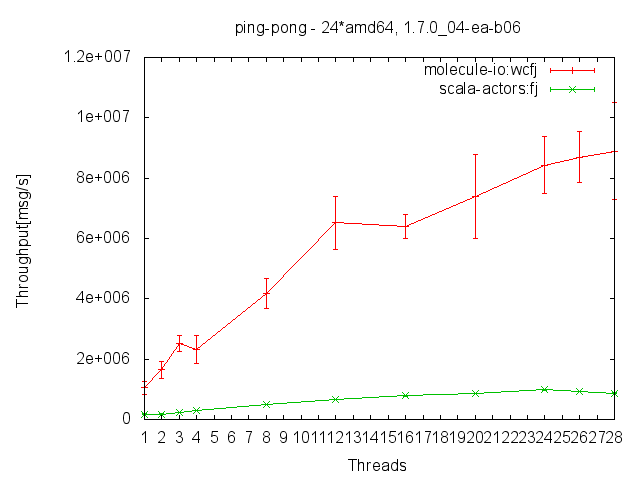

This chart was generated by the following gnuplot code:
set title "ping-pong - 24*amd64, 1.7.0_04-ea-b06"
set xlabel "Threads"
set ylabel "Throughput[msg/s]"
set xtics 1
#set key out

set term png
set output "ping-pong%throughput.png"
#set term postscript eps enhanced
#set output "ping-pong%throughput.eps"

plot '../ping-pong/molecule-io_wcfj.dat' using 1:4:($4*$3)/100 with errorlines title "molecule-io:wcfj",\
'../ping-pong/scala-actors_fj.dat' using 1:4:($4*$3)/100 with errorlines title "scala-actors:fj"
pause -1
